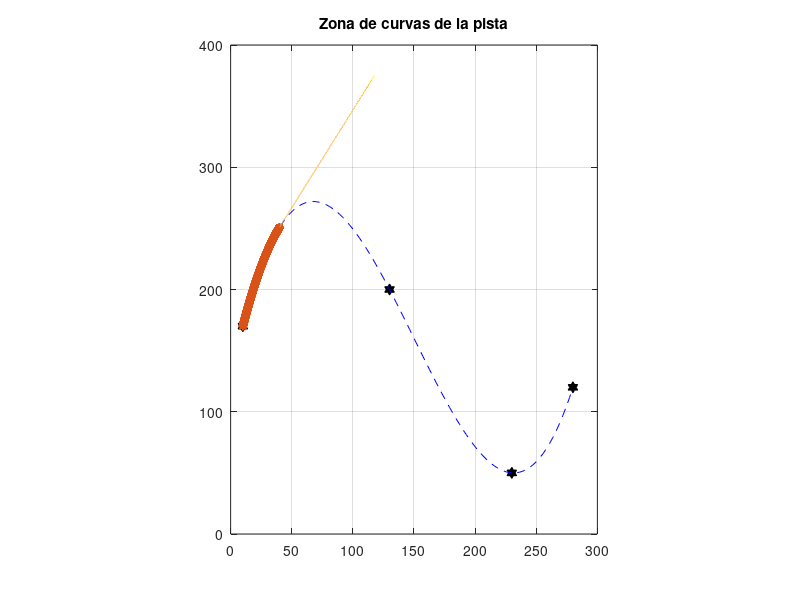

This chart was generated by the following MATLAB code: (Note: this script raises an error after producing the figure.)
clear all;
clc; 
xi = 10 ; yi = 170;  % punto inicial de la curva
xf = 280 ; yf = 120; % punto final de la curva

xr = [xi;130;230;xf]; % puntos en x por donde debe pasar la curva
yr = [yi;200;50;yf]; % puntos en y por donde debe pasar la curva

p = polyfit(xr,yr,3); % ajuste de curva de grado 3
x1 = linspace(xi,xf);
f1 = polyval(p,x1);
% grafica y formato de la misma
plot(xr,yr,'hexagram', 'Color', 'black','MarkerSize',8,'MarkerFaceColor','black')
hold on
grid on
plot(x1,f1,'r--', 'Color','blue')
daspect([1 1 1]);
title('Zona de curvas de la pista')
q = polyder(p); % derivada del polinomio que modela la zona de curvas
q2 = polyder(q); % segunda derivada del polinomio que modela la zona de curvas
pendiente(1,1) = polyval(q, xi);

f1d = polyval(q,xi:xf);
f2d = polyval(q2,xi:xf);

fun = @(xr) sqrt(1+(q(1)*xr.^2+q(2)*xr+q(3)).^2); % formula sin integrar de la longitud de la curva

L = integral(fun, xi, xf); % Integración de la formula para la longitud de la curva

R = ((1+f1d.^2).^(3/2))./abs(f2d); % formula para el radio de curvatura




Fm = 100;
m = 900;
At = 0.3;
cd = 0.85;
mus = 0.9;
g = 9.8;
Densidad = 1.225;
v(1,1) = 30;
a(1,1) = (Fm-(1/2)*Densidad*At*cd*v(1,1)^2)/m;
ang(1,1) = atand(pendiente(1,1));
vx(1,1) = v(1,1)*cosd(ang(1,1));
vy(1,1) = v(1,1)*sind(ang(1,1));
x(1,1) = xi;
y(1,1) = yi;

h = 0.001;

for i = 1:100000
    x(i+1,1) = x(i,1)+vx(i,1)*h;
    y(i+1,1) = y(i,1)+vy(i,1)*h;
    pendiente(i+1,1) = polyval(q,x(i+1));

    ang(i+1,1) = atand(pendiente(i+1,1));

    v(i+1,1) = v(i,1)+a(i,1)*h;
    vx(i+1,1) = v(i+1,1)*cosd(ang(i+1,1));
    vy(i+1,1) = v(i+1,1)*sind(ang(i+1,1));

    f1dfor = polyval(q,x(i+1));
    f2dfor = polyval(q2,x(i+1));
    Rfor = ((1+f1dfor^2)^(3/2))/abs(f2dfor);

    Vmax = sqrt(mus*g*Rfor)

    if v(i+1) > Vmax
        f = msgbox("Derrape");
        break
    end

    a(i+1,1) = (Fm-(1/2)*Densidad*At*cd*v(i+1,1)^2)/m;

    if x(i+1,1)>xf
        break
    end
end

plot(x,y,'*')

xd(1,1) = x(end);
yd(1,1) = y(end);
md = polyval(q,xd);
angd = atand(md);
Vd(1,1) = v(end);
muk = 0.3;
ad(1,1) = (-muk*m*g-(1/2)*Densidad*At*cd*Vd(1,1)^2)/m;
vxd(1,1) = Vd(1,1)*cosd(angd);
vyd(1,1) = Vd(1,1)*sind(angd);

for i = 1 : 2000000
    xd(i+1,1) = xd(i,1) +vxd(i,1)*h;
    yd(i+1,1) = yd(i,1) +vyd(i,1)*h;

    Vd(i+1,1) = Vd(i,1)+ad(i,1)*h;
    vxd(i+1,1) = Vd(i+1,1)*cosd(angd);
    vyd(i+1,1) = Vd(i+1,1)*sind(angd);

    ad(i+1,1) = (-muk*m*g-(1/2)*Densidad*At*cd*Vd(i+1,1)^2)/m;
    if Vd(i+1,1) <= 0
        break
    end
end

plot(xd,yd,'-')

Rmin = min(R); % Radio de curvatura minimo
Rmax = max(R); % Radio de curvatura maximo

syms x % Se declara la variable x
% se define el polinomio que modela la zona de curvas
funpol = ((1801*x^3)/17820000)-((20203*x^2)/445500)+((169267*x)/35640)+(565519/4455);
funpolprima = diff(funpol); % Se deriva el polinomio
maxmins = solve(funpolprima==0,x); % Se iguala el resultado de la derivacion a 0
                                   % y se despeja para x





